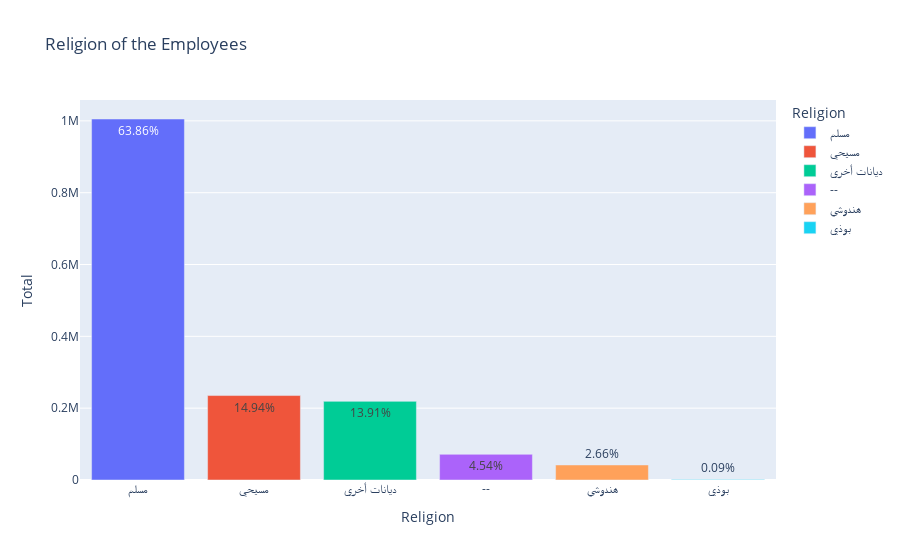

This figure's notebook cell:
### Code cell
#hide_input
fig = px.bar(insight2,x="Religion",y="Total",color="Religion",text="Percentage",title = "Religion of the Employees")
fig.show()

### Figure 1 — Plotly figure (JSON) as saved in the notebook; plotly's stock layout.template omitted (floating-point values rounded to 4 significant figures)
{"data": [{"alignmentgroup": "True", "hovertemplate": "Religion=%{x}<br>Total=%{y}<br>Percentage=%{text}<extra></extra>", "legendgroup": "مسلم", "marker": {"color": "#636efa"}, "name": "مسلم", "offsetgroup": "مسلم", "orientation": "v", "showlegend": true, "text": ["63.86%"], "textposition": "auto", "type": "bar", "x": ["مسلم"], "xaxis": "x", "y": [1005174], "yaxis": "y"}, {"alignmentgroup": "True", "hovertemplate": "Religion=%{x}<br>Total=%{y}<br>Percentage=%{text}<extra></extra>", "legendgroup": "مسيحي", "marker": {"color": "#EF553B"}, "name": "مسيحي", "offsetgroup": "مسيحي", "orientation": "v", "showlegend": true, "text": ["14.94%"], "textposition": "auto", "type": "bar", "x": ["مسيحي"], "xaxis": "x", "y": [235153], "yaxis": "y"}, {"alignmentgroup": "True", "hovertemplate": "Religion=%{x}<br>Total=%{y}<br>Percentage=%{text}<extra></extra>", "legendgroup": "ديانات أخري", "marker": {"color": "#00cc96"}, "name": "ديانات أخري", "offsetgroup": "ديانات أخري", "orientation": "v", "showlegend": true, "text": ["13.91%"], "textposition": "auto", "type": "bar", "x": ["ديانات أخري"], "xaxis": "x", "y": [218952], "yaxis": "y"}, {"alignmentgroup": "True", "hovertemplate": "Religion=%{x}<br>Total=%{y}<br>Percentage=%{text}<extra></extra>", "legendgroup": "--", "marker": {"color": "#ab63fa"}, "name": "--", "offsetgroup": "--", "orientation": "v", "showlegend": true, "text": ["4.54%"], "textposition": "auto", "type": "bar", "x": ["--"], "xaxis": "x", "y": [71492], "yaxis": "y"}, {"alignmentgroup": "True", "hovertemplate": "Religion=%{x}<br>Total=%{y}<br>Percentage=%{text}<extra></extra>", "legendgroup": "هندوسي", "marker": {"color": "#FFA15A"}, "name": "هندوسي", "offsetgroup": "هندوسي", "orientation": "v", "showlegend": true, "text": ["2.66%"], "textposition": "auto", "type": "bar", "x": ["هندوسي"], "xaxis": "x", "y": [41858], "yaxis": "y"}, {"alignmentgroup": "True", "hovertemplate": "Religion=%{x}<br>Total=%{y}<br>Percentage=%{text}<extra></extra>", "legendgroup": "بوذي", "marker": {"color": "#19d3f3"}, "name": "بوذي", "offsetgroup": "بوذي", "orientation": "v", "showlegend": true, "text": ["0.09%"], "textposition": "auto", "type": "bar", "x": ["بوذي"], "xaxis": "x", "y": [1411], "yaxis": "y"}], "layout": {"barmode": "relative", "legend": {"title": {"text": "Religion"}, "tracegroupgap": 0}, "title": {"text": "Religion of the Employees"}, "xaxis": {"anchor": "y", "categoryarray": ["مسلم", "مسيحي", "ديانات أخري", "--", "هندوسي", "بوذي"], "categoryorder": "array", "domain": [0, 1], "title": {"text": "Religion"}}, "yaxis": {"anchor": "x", "domain": [0, 1], "title": {"text": "Total"}}}}
